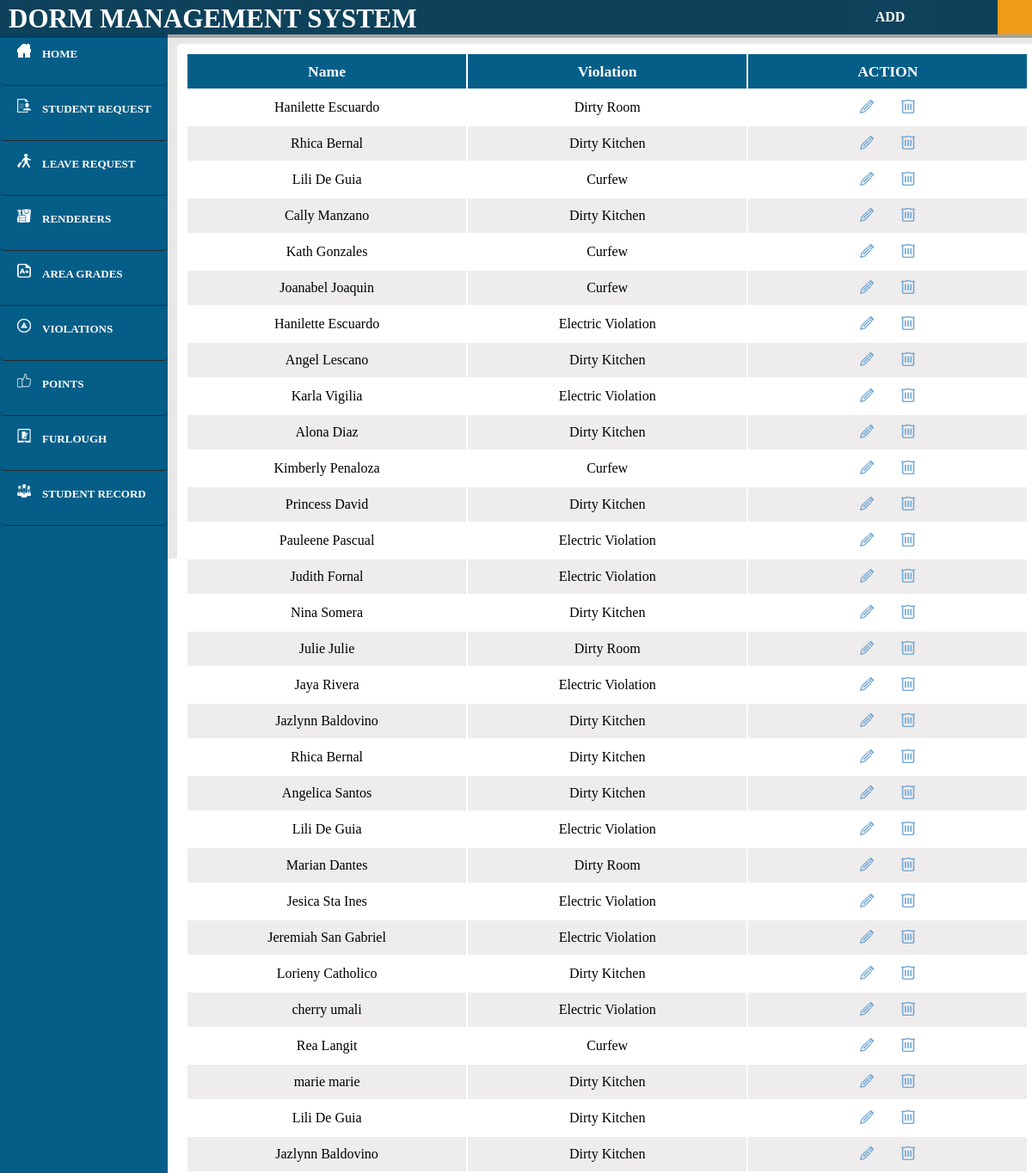
The page /DMS/user_violationRecord.php (signed in) on the database its author committed.
### tables this page shows
CREATE TABLE `violations` (
  `ID` int(11) NOT NULL,
  `student_id` varchar(20) NOT NULL,
  `name` varchar(20) NOT NULL,
  `violation` varchar(100) NOT NULL,
  `status` varchar(20) NOT NULL DEFAULT 'Standby',
  `room_number` varchar(20) NOT NULL
);

### DMS/user_violationRecord.php (the view, shortened to what this page needs)
<html>
<head>
		<link rel="stylesheet" type="text/css" href="Blog.css">
		<link rel="stylesheet" type="text/css" href="user.css">
		<link rel="stylesheet" type="text/css" href="modal.css">
		<header>
			<header>
		<?php
				include 'connect.php';
				$user=$_SESSION['login_user'];
				$qry="select * from user where Username='$user';";
				$result=mysqli_query($con,$qry);
				while($rows=mysqli_fetch_array($result))
				{
					$name = $rows['Username'];
				}
		?>
			<font face="Century Gothic">
			<div id="nav">
					<nav>
					<ul>
						<li id="titlename">DORM MANAGEMENT SYSTEM</li>
						<li id="login"><a href=""><?php echo $name?></a>
						</li>
					</ul>
					<BUTTON id="btnadd" TYPE="BUTTON" onclick="btn1()"><font color="#ffffff" size="3"><b>ADD</font></BUTTON>
				</nav>
			</div></font>
		</header>
	</head>
	<body>
<article><br><br>
	<b><a href="user_home.php"><div id="leftnav"><img src="images/home1.png">&emsp;<font color="#ffffff">HOME</a></font></div>
	<?php
			include 'connect.php';
			$sql = "SELECT * FROM student WHERE request='Pending' AND seen = 0";
			$result = mysqli_query($con, $sql);
			if($result) {
				if(mysqli_num_rows($result) > 0) {
					echo "<div id=\"leftnav\"><a href=\"user_studentRequest.php\"><img src=\"images/studentreq.png\">&emsp;<font color=\"#ffffff\">STUDENT REQUEST<img src='notif.png'/></a></font></div>";
				} else {
					echo "<div id=\"leftnav\"><a href=\"user_studentRequest.php\"><img src=\"images/studentreq.png\">&emsp;<font color=\"#ffffff\">STUDENT REQUEST</a></font></div>";
				}
			}
		?>
		<?php
			$sql = "SELECT * FROM lcard WHERE status='Pending' AND seen = 0";
			$result = mysqli_query($con, $sql);
			if($result) {
				if(mysqli_num_rows($result) > 0) {
					echo "<div id=\"leftnav\"><a href=\"user_lcard.php\"><img src=\"images/leavereq.png\">&emsp;<font color=\"#ffffff\">LEAVE REQUEST<img src='notif.png'/></a></font></div>";
				} else {
					echo "<div id=\"leftnav\"><a href=\"user_lcard.php\"><img src=\"images/leavereq.png\">&emsp;<font color=\"#ffffff\">LEAVE REQUEST</a></font></div>";
				}
			}
		?>
		<div id="leftnav"><a href="user_studentRender.php"><img src="images/render.png">&emsp;<font color="#ffffff">RENDERERS</a></font></div>
		<div id="leftnav"><a href="user_areaRecord.php"><img src="images/grades.png">&emsp;<font color="#ffffff">AREA GRADES</a></font></div>
		<div id="leftnav"><a href="user_violationRecord.php"><img src="images/violation.png">&emsp;<font color="#ffffff">VIOLATIONS </a></font><br></div>
		<div id="leftnav"><a href="user_meritsRecord.php"><img src="images/merit.png">&emsp;<font color="#ffffff">POINTS </a></font><br></div>
		<div id="leftnav"><a href="user_furlough.php"><img src="images/furlough.png">&emsp;<font color="#ffffff">FURLOUGH</a></font><br></div>
		<div id="leftnav"><a href="user_studentRecord.php"><img src="images/student.png">&emsp;<font color="#ffffff">STUDENT RECORD </a></font><br></div>
	</b>
	</article>
	<aside>
	<div id="right">
		<table class="alternate">
	<tr>
	<th>Name</th>
	<th>Violation</th>
	<th><center>ACTION</center></th>
		<?php
			function display1()
			{
				$con = mysqli_connect("localhost","root","","dorm");
				$qry="select * from violations where status='Ongoing' or status='Standby'";
				$str="";
				$result=mysqli_query($con,$qry);
				while($rows=mysqli_fetch_array($result))
				{
					$str = $str.	"<tr>
					<td>".$rows['name']."</td>
					<td>".$rows['violation']."</td>
					<td><button><a href = 'user_edit_violation.php?id=".$rows['0']."'><center><img src='up.png'/></a></button>&emsp;
					<button><a href = 'delete_violation.php?id=".$rows['0']."'><center><img src='del.png'/></a></button></td>
					</tr>"
					;
				}
		 echo $str;
			}
			display1();
		?>
		</table>
</div>
</aside>
	</body>
</html>

### DMS/Blog.css (style rules this page uses)
a { color: #00a2ff; text-decoration: none; }
body { overflow-x: hidden; margin: 0px; font-family: Century Gothic; }
::placeholder { color: rgba(255,255,255,.5); }
nav { text-align: center; background-color: #0e425a; position: relative; padding: 0px 60px 0px 754px; width: 100%; position: fixed; z-index: 2; box-shadow: 0px 0px 0px 4px rgba(0,0,0,.3); font-weight: bold; }
nav ul { list-style: none; margin: 0; padding: 0; }
nav > ul > li { float: left; }
nav ul li a { display: inline-block; color: #ffffff; padding: 10px 20px; text-decoration: none; width: 160px; }

### DMS/user.css (style rules this page uses)
* { font-color: #fff; }
article { padding: 0 auto; background-color: #055e88; float: left; height: 100%; width: 195px; position: fixed; }
aside { background-color: #e8e8e6; padding: 3% 2% 2% 3%; height: 604px; height: 100%; }
#right { background-color: #ffffff; height: 0 auto%; margin-top: 15px; padding: 10px; width: 86%; margin-left: 170px; }
#leftnav { background-color: #055e88; height: 38px; width: 170px; margin: 0px; font-size: 13px; padding: 15px 5px 10px 20px; border-bottom: solid 1px #232729; }
#btnadd { background-color: #055e88; height: 40px; width: 300px; margin: 0px; margin-left: -130px; margin-top: -5px; }
nav { text-align: center; background-color: #0e425a; position: relative; padding: 0px 60px 0px 1160px; width: 100%; height: 40px; position: fixed; z-index: 2; box-shadow: 0px 0px 0px 4px rgba(0,0,0,.3); font-weight: bold; }
nav ul { list-style: none; margin: 0; padding: 0; }
nav > ul > li { float: left; }
nav ul li { background-color: #f09c16; color: #ffffff; list-style: none; }
nav ul li a { background-color: #f09c16; color: #fff; }
nav ul li a { display: inline-block; color: #fff; padding: 10px 10px; text-decoration: none; width: 170px; }
body { font-family: century gothic; }
#login { background-color: #f09c16; font-color: #000; margin-top: -40px; height: 40px; }
div { border-radius: 5px; background-color: #f2f2f2; }
table { width: 100%; }
th { font-size: 110%; background-color: #055e88; color: #ffffff; }
.alternate tr:nth-child(2n) { background-color: #ffffff; }
button { background: none; border: none; }
body { height: 590px }
#right { height: 100% }
#titlename { color: #fff; font-weight: bold; font-size: 31px; font-family: Space Age; padding-top: 4px; margin-left: -1150px; background-color: #0e425a; }
#leftnav { font-size: 13px }

### DMS/modal.css (style rules this page uses)
* { font-family: Century Gothic; }
#login { padding-top: 40px; }
table { padding-top: 0px; }

### DMS/user_violationRecord.php (style rules this page uses)
* { color: #ffffff; }
#titlename { color: #fff; font-weight: bold; font-size: 31px; font-family: Space Age; padding-top: 4px; margin-left: -1150px; background-color: #0e425a; }
#btnadd { position: absolute; margin-left: -870px; margin-top: 0; width:100px; cursor: pointer; background-color: #0f435b }

### rows shown on the page
violations: name "Hanilette Escuardo", violation "Dirty Room"
violations: name "Rhica Bernal", violation "Dirty Kitchen"
violations: name "Lili De Guia", violation "Curfew"
violations: name "Cally Manzano", violation "Dirty Kitchen"
violations: name "Kath Gonzales", violation "Curfew"
violations: name "Joanabel Joaquin", violation "Curfew"
violations: name "Hanilette Escuardo", violation "Electric Violation"
violations: name "Angel Lescano", violation "Dirty Kitchen"
violations: name "Karla Vigilia", violation "Electric Violation"
violations: name "Alona Diaz", violation "Dirty Kitchen"
violations: name "Kimberly Penaloza", violation "Curfew"
violations: name "Princess David", violation "Dirty Kitchen"
violations: name "Pauleene Pascual", violation "Electric Violation"
violations: name "Judith Fornal", violation "Electric Violation"
violations: name "Nina Somera", violation "Dirty Kitchen"
violations: name "Julie Julie", violation "Dirty Room"
violations: name "Jaya Rivera", violation "Electric Violation"
violations: name "Jazlynn Baldovino", violation "Dirty Kitchen"
violations: name "Rhica Bernal", violation "Dirty Kitchen"
violations: name "Angelica Santos", violation "Dirty Kitchen"
violations: name "Lili De Guia", violation "Electric Violation"
violations: name "Marian Dantes", violation "Dirty Room"
violations: name "Jesica Sta Ines", violation "Electric Violation"
violations: name "Jeremiah San Gabriel", violation "Electric Violation"
violations: name "Lorieny Catholico", violation "Dirty Kitchen"
violations: name "cherry umali", violation "Electric Violation"
violations: name "Rea Langit", violation "Curfew"
violations: name "marie marie", violation "Dirty Kitchen"
violations: name "Lili De Guia", violation "Dirty Kitchen"
violations: name "Jazlynn Baldovino", violation "Dirty Kitchen"
